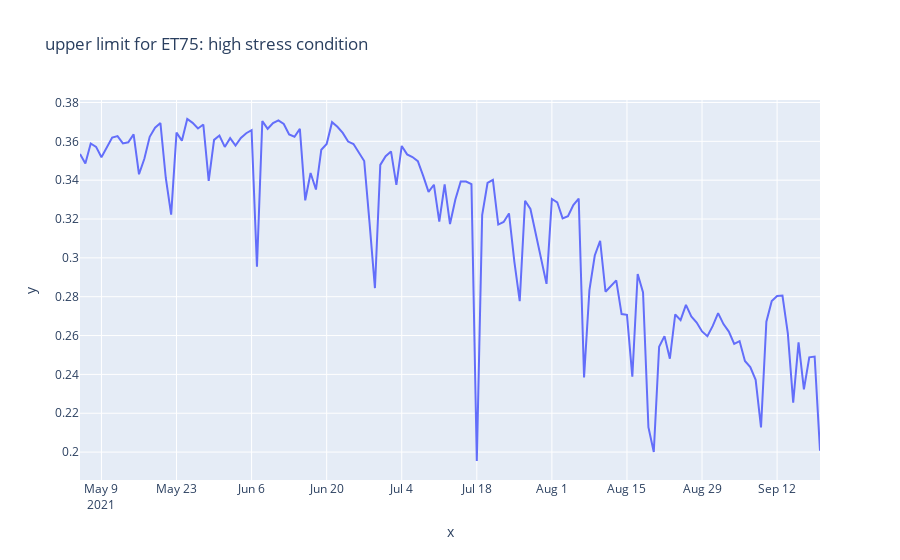

Write notebook code for a chart like this one.
### Code cell
# Check upper limit for ET75

fig = px.line(
     x=ET75_daily["local_time"], y=ET75_daily.ul_m,  title="upper limit for ET75: high stress condition"
)
fig.show()

### Figure 1 — Plotly figure (JSON) as saved in the notebook; plotly's stock layout.template omitted (floating-point values rounded to 4 significant figures; data arrays with more than 128 entries replaced by an {"elided": "..."} marker saying what was removed)
{"data": [{"hovertemplate": "x=%{x}<br>y=%{y}<extra></extra>", "legendgroup": "", "line": {"color": "#636efa", "dash": "solid"}, "marker": {"symbol": "circle"}, "mode": "lines", "name": "", "orientation": "v", "showlegend": false, "type": "scatter", "x": {"elided": "139 str values"}, "xaxis": "x", "y": {"elided": "139 float values"}, "yaxis": "y"}], "layout": {"autosize": true, "legend": {"tracegroupgap": 0}, "title": {"text": "upper limit for ET75: high stress condition"}, "xaxis": {"anchor": "y", "autorange": true, "domain": [0, 1], "range": ["2021-05-05", "2021-09-20"], "title": {"text": "x"}, "type": "date"}, "yaxis": {"anchor": "x", "autorange": true, "domain": [0, 1], "range": [0.1856, 0.3813], "title": {"text": "y"}, "type": "linear"}}}
